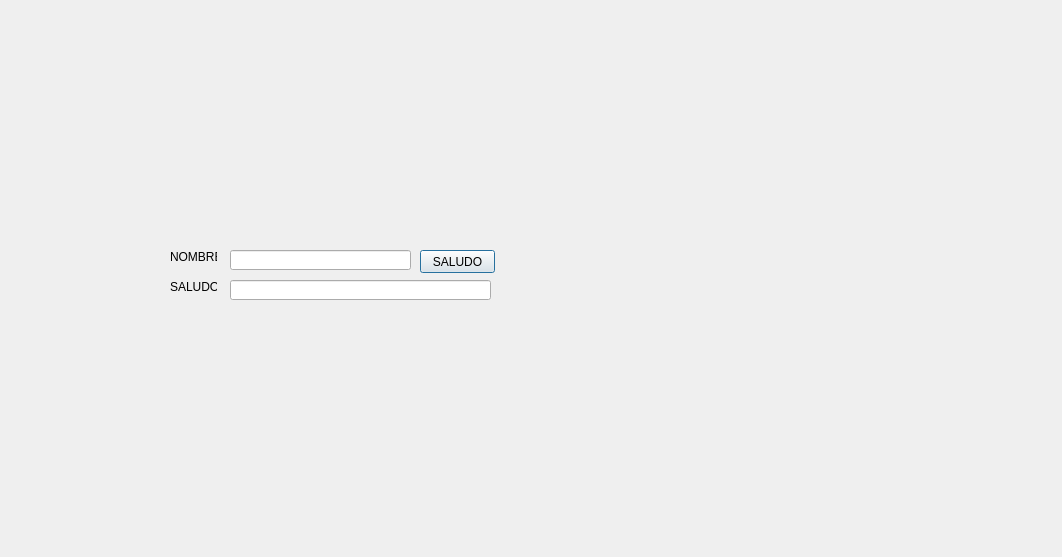
<?xml version="1.0" encoding="UTF-8"?>
<ui version="4.0">
 <class>Dialog</class>
 <widget class="QDialog" name="Dialog">
  <property name="geometry">
   <rect>
    <x>0</x>
    <y>0</y>
    <width>1062</width>
    <height>557</height>
   </rect>
  </property>
  <property name="windowTitle">
   <string>Dialog</string>
  </property>
  <widget class="QPushButton" name="pushButton">
   <property name="geometry">
    <rect>
     <x>420</x>
     <y>250</y>
     <width>75</width>
     <height>23</height>
    </rect>
   </property>
   <property name="text">
    <string>SALUDO</string>
   </property>
  </widget>
  <widget class="QLineEdit" name="lineEdit">
   <property name="geometry">
    <rect>
     <x>230</x>
     <y>250</y>
     <width>181</width>
     <height>20</height>
    </rect>
   </property>
  </widget>
  <widget class="QLineEdit" name="lineEdit_2">
   <property name="geometry">
    <rect>
     <x>230</x>
     <y>280</y>
     <width>261</width>
     <height>20</height>
    </rect>
   </property>
  </widget>
  <widget class="QLabel" name="label">
   <property name="geometry">
    <rect>
     <x>170</x>
     <y>250</y>
     <width>47</width>
     <height>13</height>
    </rect>
   </property>
   <property name="text">
    <string>NOMBRE</string>
   </property>
  </widget>
  <widget class="QLabel" name="label_2">
   <property name="geometry">
    <rect>
     <x>170</x>
     <y>280</y>
     <width>47</width>
     <height>13</height>
    </rect>
   </property>
   <property name="text">
    <string>SALUDO</string>
   </property>
  </widget>
 </widget>
 <resources/>
 <connections/>
</ui>
